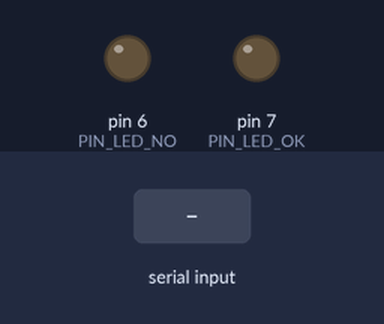
Recording of a sketch running on a simulated Arduino Uno, built with avr-gcc and run on an emulated ATmega328P. Parts: output pins drawn as LEDs (lit = HIGH). The test bench sets the inputs (shaded band). Pins used as bus, display or sensor lines are not drawn.

Above: at 1.2 s.
1.3 s: "OK\n" received over Serial
At 1.8 s:
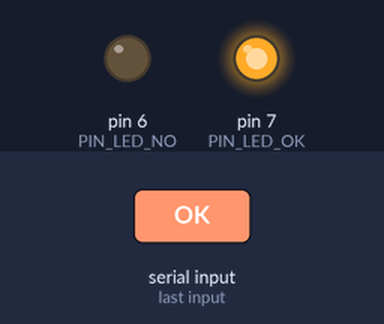
3.5 s: "NO\n" received over Serial
At 3.68 s:
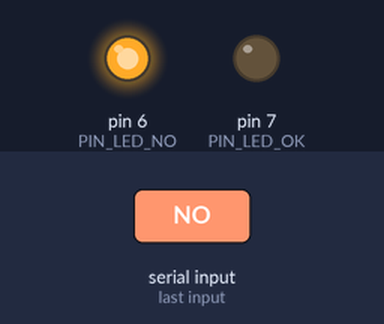
Timing chart, 0 to 6.5 s (numbered marks = the images above; inputs shaded):
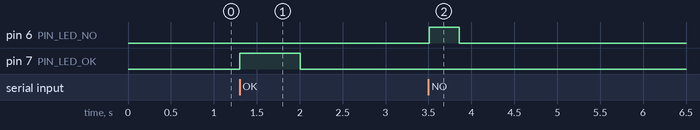

Measured:
- after the input at 1.3 s, pin 7 (PIN_LED_OK): LOW → HIGH at once, → LOW 0.70 s later
- after the input at 3.5 s, pin 6 (PIN_LED_NO): LOW → HIGH at once, → LOW 0.35 s later

The sketch:

arduino_uno_serial.ino
```cpp
/*
  Lector de tarjetas RFID con Arduino Uno (solo USB)
  -----------------------------------------------------------------
  Usa "Conectar por USB" en la pagina.

  Protocolo (texto, una línea por mensaje, 115200 baudios):
    Arduino -> página :  UID:04A1B2C3
    página -> Arduino :  OK  /  NO      (enciende el LED verde / rojo)

  Librería: «MFRC522» de GithubCommunity (miguelbalboa).

  Conexión del MFRC522:
    RC522   Arduino Uno
    SDA  -> 10
    SCK  -> 13
    MOSI -> 11
    MISO -> 12
    RST  -> 9
    3.3V -> 3.3V Bajar corriende de 5V a 3.3V
    GND  -> GND
*/

#include <SPI.h>
#include <MFRC522.h>

const byte PIN_SS  = 10;
const byte PIN_RST = 9;

// Opcionales (el pin 13 no se usa para LED porque es el reloj SPI). 255 = no usar.
const byte PIN_LED_OK = 7;
const byte PIN_LED_NO = 6;

const unsigned long REPETICION_MS = 1500;

MFRC522 lector(PIN_SS, PIN_RST);

String ultimoUid = "";
unsigned long ultimoTiempo = 0;
unsigned long apagarEn = 0;
String lineaSerial = "";

void poner(byte pin, bool encendido) {
  if (pin != 255) digitalWrite(pin, encendido ? HIGH : LOW);
}

void retroalimentar(bool acierto) {
  poner(PIN_LED_OK, false);
  poner(PIN_LED_NO, false);
  poner(acierto ? PIN_LED_OK : PIN_LED_NO, true);
  apagarEn = millis() + (acierto ? 700UL : 350UL);
}

void procesarComando(String comando) {
  comando.trim();
  comando.toUpperCase();
  if (comando == "OK") retroalimentar(true);
  else if (comando == "NO") retroalimentar(false);
}

void leerSerial() {
  while (Serial.available()) {
    char c = (char)Serial.read();
    if (c == '\n' || c == '\r') {
      if (lineaSerial.length() > 0) procesarComando(lineaSerial);
      lineaSerial = "";
    } else if (lineaSerial.length() < 16) {
      lineaSerial += c;
    }
  }
}

void setup() {
  Serial.begin(115200);
  if (PIN_LED_OK != 255) pinMode(PIN_LED_OK, OUTPUT);
  if (PIN_LED_NO != 255) pinMode(PIN_LED_NO, OUTPUT);
  SPI.begin();
  lector.PCD_Init();
}

void loop() {
  leerSerial();

  if (apagarEn != 0 && (long)(millis() - apagarEn) >= 0) {
    poner(PIN_LED_OK, false);
    poner(PIN_LED_NO, false);
    apagarEn = 0;
  }

  if (!lector.PICC_IsNewCardPresent()) return;
  if (!lector.PICC_ReadCardSerial()) return;

  String uid = "";
  for (byte i = 0; i < lector.uid.size; i++) {
    if (lector.uid.uidByte[i] < 0x10) uid += "0";
    uid += String(lector.uid.uidByte[i], HEX);
  }
  uid.toUpperCase();

  unsigned long ahora = millis();
  bool repetida = (uid == ultimoUid) && (ahora - ultimoTiempo < REPETICION_MS);
  if (!repetida) {
    ultimoUid = uid;
    ultimoTiempo = ahora;
    Serial.print("UID:");
    Serial.println(uid);
  }

  lector.PICC_HaltA();
  lector.PCD_StopCrypto1();
}
```
